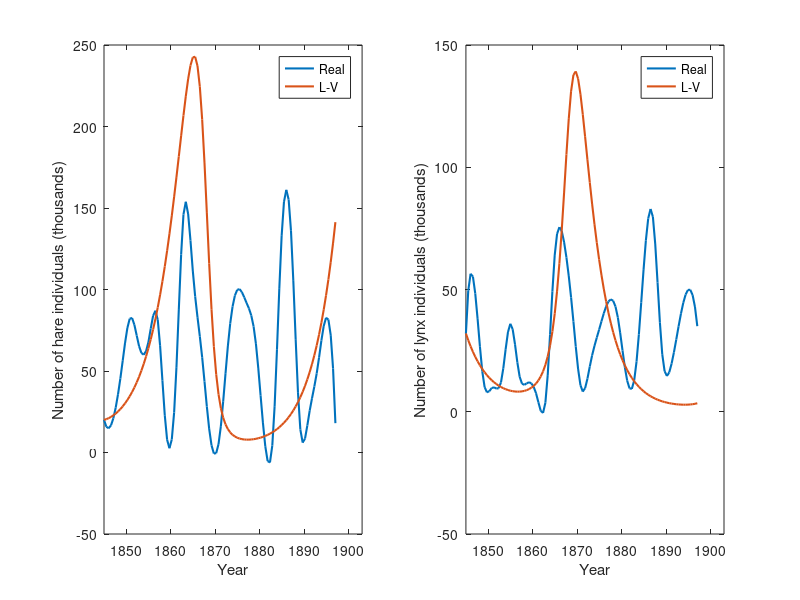

Source code (MATLAB): (Note: this script raises an error after producing the figure.)
%% Fitting of function
clear all
close all
clc

% Lotka-Volterra
% xdot = (b-py)x
% ydot = (rx-d)y

lepri = [20 20 52 83 64 68 83 12 36 150 110 60 7 10 70 100 92 70 10 11 137 137 18 22 52 83 18];
linci = [32 50 12 10 13 36 15 12 6 6 65 70 40 9 20 34 45 40 15 15 60 80 26 18 37 50 35];
year = 1845:2:1897;
lepri_test = [10 9 65];
linci_test = [12 12 25];
year_test = 1899:2:1903;
% 
year_interp = linspace(year(1),year(end),100);
x1 = spline(year,lepri,year_interp);
x2 = spline(year,linci,year_interp);
% year_interp = year;
% x1 = lepri;
% x2 = linci;

delta_t = year_interp(2)-year_interp(1);
lepri_dot(1) = (x1(2)-x1(1))/delta_t;
for i = 2:(length(x1)-1)
    lepri_dot(i) = (x1(i+1)-x1(i-1))/(2*delta_t);
end
lepri_dot(length(x1)) = (x1(end)-x1(end-1))/delta_t;

linci_dot(1) = (x2(2)-x2(1))/delta_t;
for i = 2:(length(x2)-1)
    linci_dot(i) = (x2(i+1)-x2(i-1))/(2*delta_t);
end
linci_dot(length(x2)) = (x2(end)-x2(end-1))/delta_t;

% f database x1^3 x2^3 x1 x2 x1x2
lepri_database = [x1(:) x1(:).*x2(:)];
linci_database = [x2(:) x1(:).*x2(:)];

csi_lepri = lepri_database\lepri_dot(:);
csi_linci = linci_database\linci_dot(:);

% We use euler to integrate
q(:,1) = [x1(1);x2(1)];
for i = 2:length(x1)
    q(1,i) = (csi_lepri(1)*q(1,i-1)+csi_lepri(2)*q(1,i-1)*q(2,i-1))*delta_t + q(1,i-1);
    q(2,i) = (csi_linci(1)*q(2,i-1)+csi_linci(2)*q(1,i-1)*q(2,i-1))*delta_t + q(2,i-1);
end

figure
subplot(1,2,1)
plot(year_interp,x1,'LineWidth',1.5)
hold on
plot(year_interp,q(1,:),'LineWidth',1.5)
xlabel('Year')
ylabel('Number of hare individuals (thousands)')
legend('Real','L-V')
xlim([min(year) max(year_test)])
% ylim([0 160])

subplot(1,2,2)
plot(year_interp,x2,'LineWidth',1.5)
hold on
plot(year_interp,q(2,:),'LineWidth',1.5)
xlabel('Year')
ylabel('Number of lynx individuals (thousands)')
legend('Real','L-V')
xlim([min(year) max(year_test)])
% ylim([0 160])

%% We use SINDY for better database

X_dot = [lepri_dot(:) linci_dot(:)];
f_database = [x1(:) x2(:) x1(:).*x2(:) ...
    x1(:).^2.*x2(:) x1(:).*x2(:).^2 x1(:).^2 ...
    x2(:).^2 cos(x1(:)) cos(x2(:)) 1./x1(:) 1./x2(:)];

csi(:,1) = lasso(f_database,X_dot(:,1),'Lambda',0.001);
csi(:,2) = lasso(f_database,X_dot(:,2),'Lambda',0.001);

[t,q]=ode45(@(t,q) integrationSINDY(t,q,csi), [1845 1897], [x1(1);x2(1)]);
t=t(:);
q=q';

figure
plot(year_interp,x1)
hold on
plot(t,q(1,:))

figure
plot(year_interp,x2)
hold on
plot(t,q(2,:))

labels = categorical({'x_1' 'x_2' 'x_1x_2' 'x_1^2x_2' 'x_1x_2^2' 'x_1^2' 'x_2^2'...
    'cos(x_1)' 'cos(x_2)' '1/x_1' '1/x_2'});
labels = reordercats(labels,{'x_1' 'x_2' 'x_1x_2' 'x_1^2x_2' 'x_1x_2^2' 'x_1^2' 'x_2^2' ...
    'cos(x_1)' 'cos(x_2)' '1/x_1' '1/x_2'});
figure
subplot(2,1,1)
bar(labels,csi(:,1))
ylabel('Loading for hares dynamics')

subplot(2,1,2)
bar(labels,csi(:,2))
ylabel('Loading for lynxes dynamics')


function [RHS]=integrationSINDY(t,q,csi)
RHS(1) = csi(1,1)*q(1)+csi(2,1)*q(2)+csi(3,1)*q(1)*q(2)...
    +csi(4,1)*q(1)^2*q(2)+csi(5,1)*q(1)*q(2)^2 ...
    +csi(6,1)*q(1)^2+csi(7,1)*q(2)^2+csi(8,1)*cos(q(1)) ...
    +csi(9,1)*cos(q(2))+csi(10,1)/q(1)+csi(11,1)/q(2);
RHS(2) = csi(1,2)*q(1)+csi(2,2)*q(2)+csi(3,2)*q(1)*q(2)...
    +csi(4,2)*q(1)^2*q(2)+csi(5,2)*q(1)*q(2)^2 ...
    +csi(6,2)*q(1)^2+csi(7,2)*q(2)^2+csi(8,2)*cos(q(1)) ...
    +csi(9,2)*cos(q(2))+csi(10,2)/q(1)+csi(11,2)/q(2);
RHS=RHS(:);
end